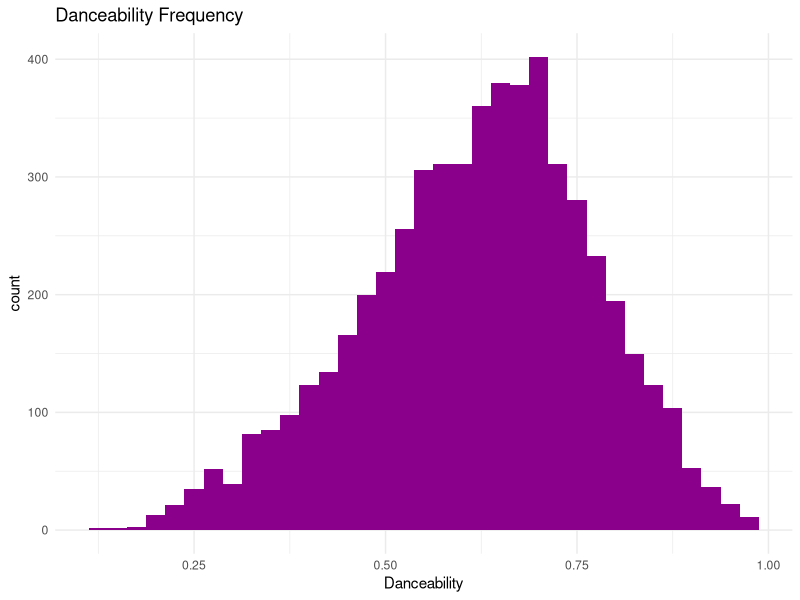
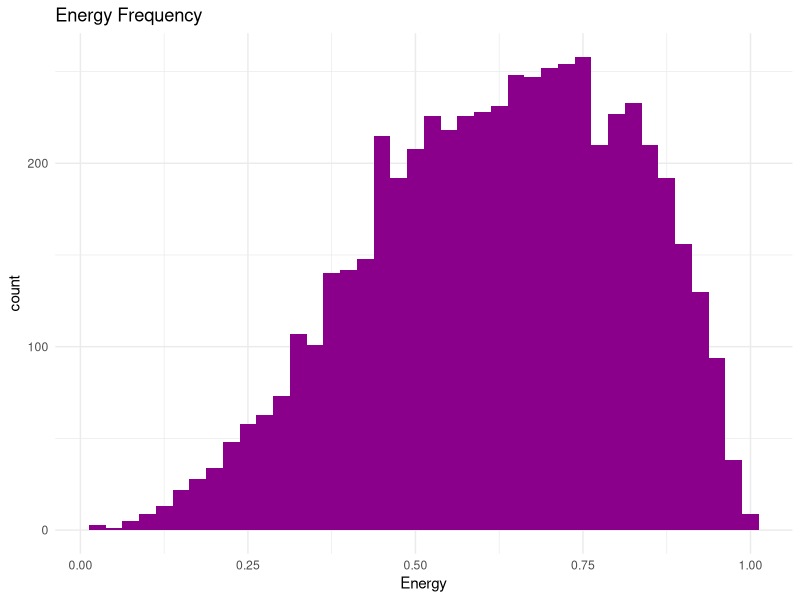
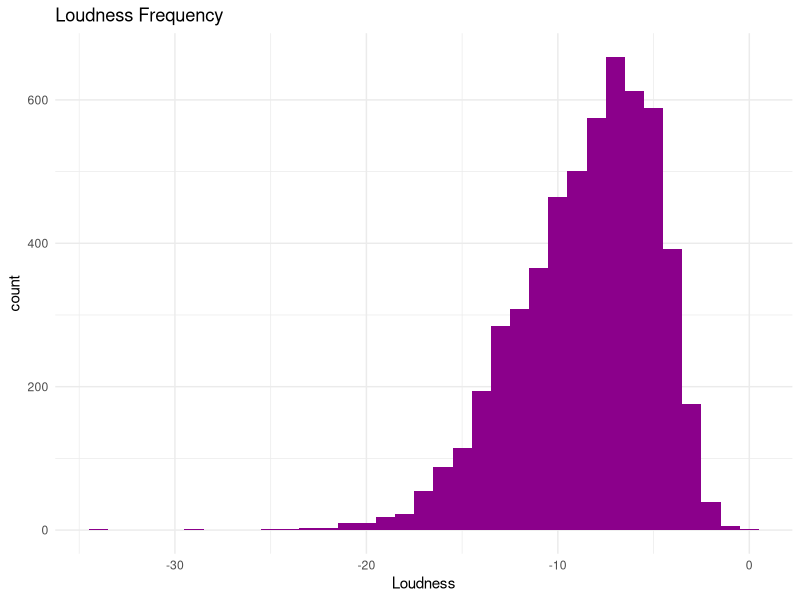
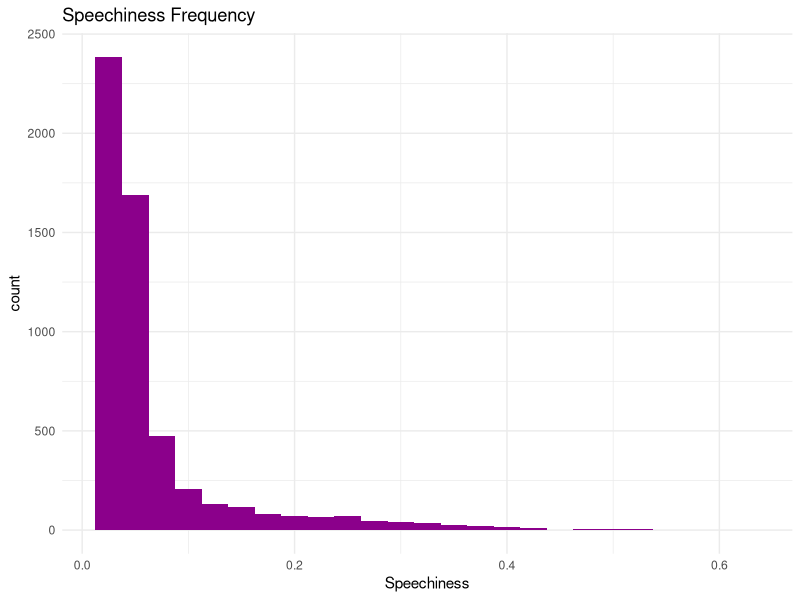
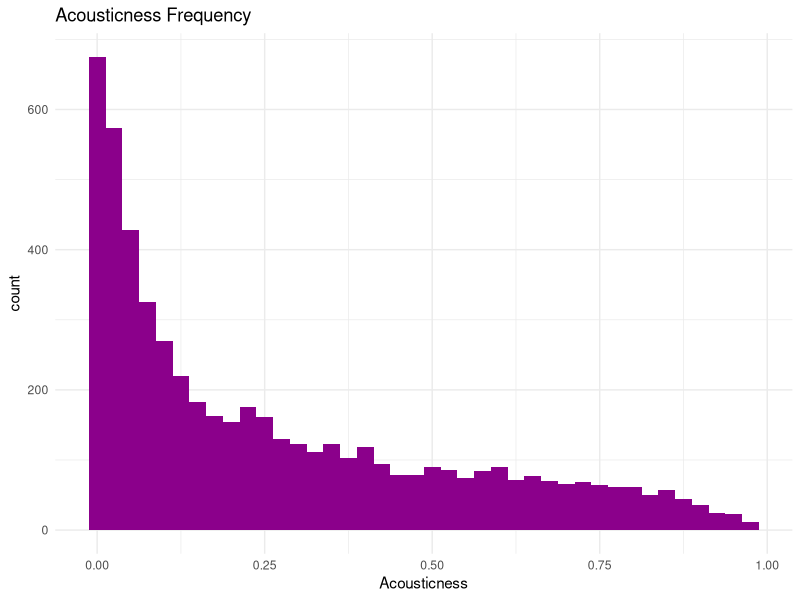
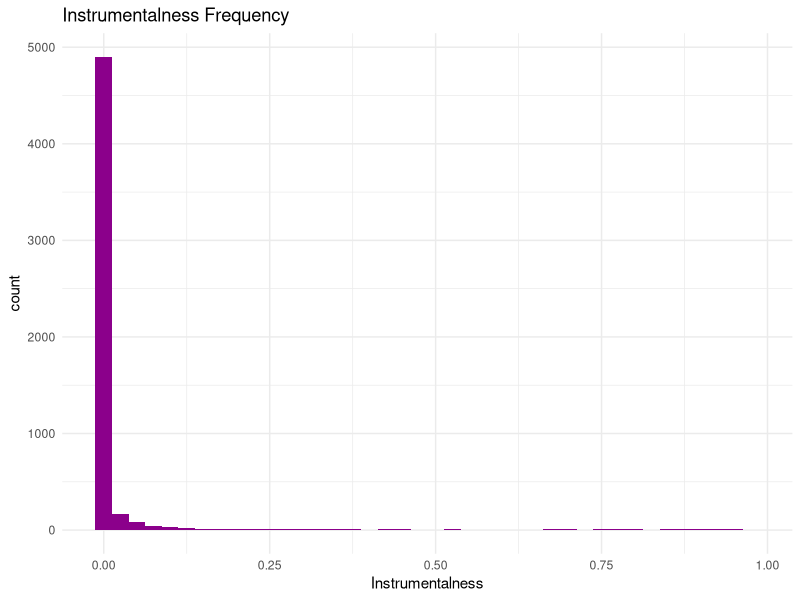
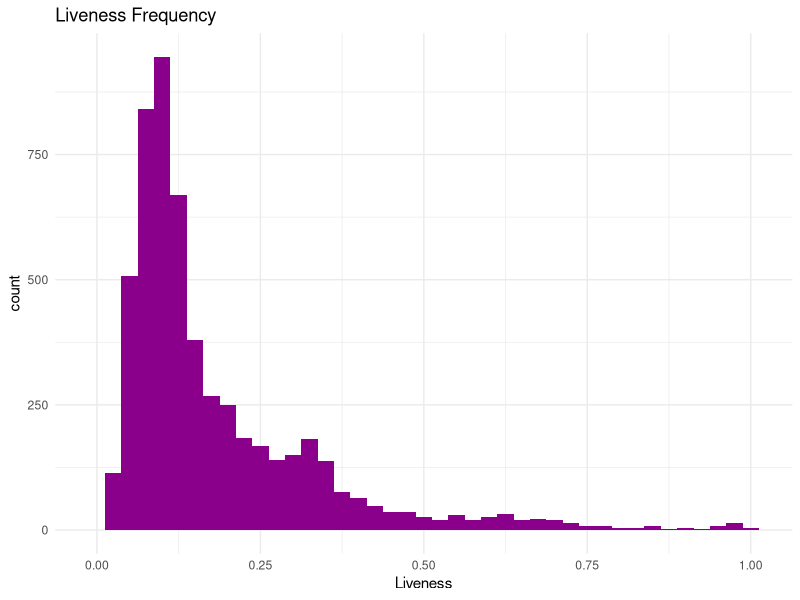
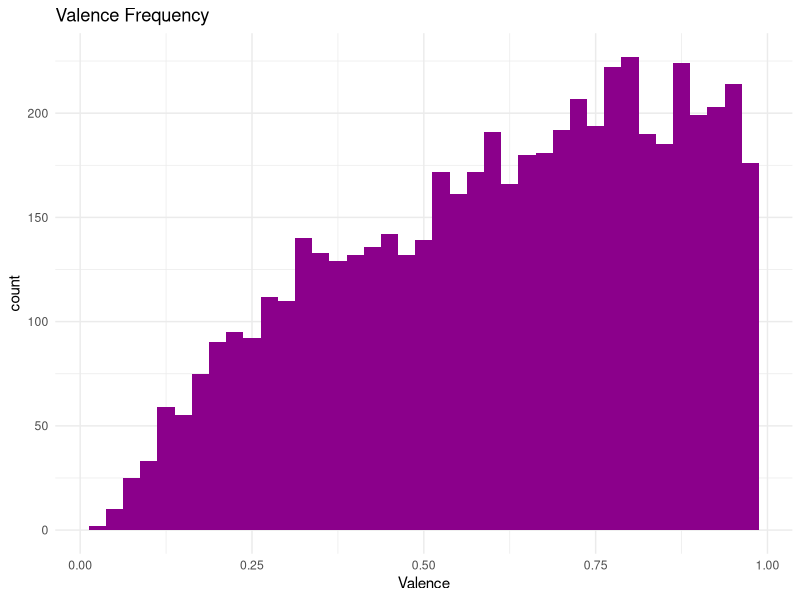

Here is the R script that generated these plots, in order:
## ---- chunk 1
knitr::opts_chunk$set(echo = TRUE)
library(tidyverse)
data <- read.csv("TrackData.csv")
## ---- chunk 2

ggplot(data, aes(x = danceability)) + 
  geom_histogram(binwidth = 0.025, fill = "darkmagenta") +
  theme_minimal() +
  xlab("Danceability") +
  ggtitle("Danceability Frequency")

ggplot(data, aes(x = energy)) + 
  geom_histogram(binwidth = 0.025, fill = "darkmagenta") +
  theme_minimal() +
  xlab("Energy") +
  ggtitle("Energy Frequency")

ggplot(data, aes(x = loudness)) + 
  geom_histogram(binwidth = 1, fill = "darkmagenta") +
  theme_minimal() +
  xlab("Loudness") +
  ggtitle("Loudness Frequency")

ggplot(data, aes(x = speechiness)) + 
  geom_histogram(binwidth = 0.025, fill = "darkmagenta") +
  theme_minimal() +
  xlab("Speechiness") +
  ggtitle("Speechiness Frequency")

ggplot(data, aes(x = acousticness)) + 
  geom_histogram(binwidth = 0.025, fill = "darkmagenta") +
  theme_minimal() +
  xlab("Acousticness") +
  ggtitle("Acousticness Frequency")

ggplot(data, aes(x = instrumentalness)) + 
  geom_histogram(binwidth = 0.025, fill = "darkmagenta") +
  theme_minimal() +
  xlab("Instrumentalness") +
  ggtitle("Instrumentalness Frequency")

ggplot(data, aes(x = liveness)) + 
  geom_histogram(binwidth = 0.025, fill = "darkmagenta") +
  theme_minimal() +
  xlab("Liveness") +
  ggtitle("Liveness Frequency")

ggplot(data, aes(x = valence)) + 
  geom_histogram(binwidth = 0.025, fill = "darkmagenta") +
  theme_minimal() +
  xlab("Valence") +
  ggtitle("Valence Frequency")

ggplot(data, aes(x = tempo)) + 
  geom_histogram(binwidth = 5, fill = "darkmagenta") +
  theme_minimal() +
  xlab("Tempo") +
  ggtitle("Tempo Frequency")

ggplot(data, aes(x = duration_ms)) + 
  geom_histogram(binwidth = 20000, fill = "darkmagenta") +
  theme_minimal() +
  xlab("Duration") +
  ggtitle("Duration Frequency")





